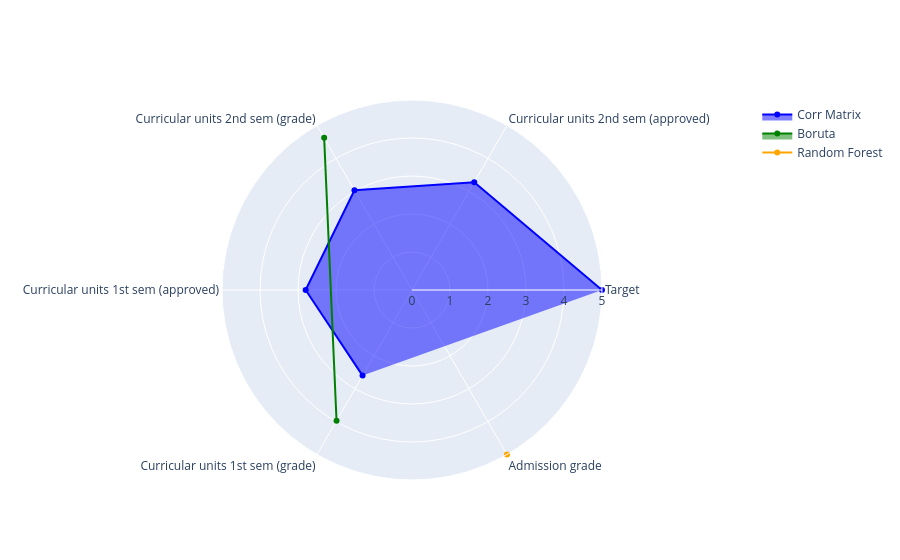

The cell this chart's notebook holds for it:
### Markdown cell above
#### Visual Representation of Feature Selection

### Code cell
corr_perf_dict = correlation_with_target[correlation_with_target > 0.5]
corr_perf_dict = (corr_perf_dict / corr_perf_dict.max()) * 5

fig = go.Figure()
fig.add_trace(go.Scatterpolar(
    r=corr_perf_dict,
    theta=corr_perf_dict.index.tolist(),
    fill='toself',
    name='Corr Matrix',
    line=dict(color='blue')
))

boruta_perf_dict = correlation_with_target[boruta_selected_features]
boruta_perf_dict = (boruta_perf_dict / boruta_perf_dict.max()) * 5
boruta_perf_dict = boruta_perf_dict.reindex(features_in_common).dropna()
fig.add_trace(go.Scatterpolar(
    r=boruta_perf_dict,
    theta=boruta_perf_dict.index.tolist(),
    fill='toself',
    name='Boruta',
    line=dict(color='green')
))

# Reorder the DataFrame based on the order of features in correlation_with_target
ordered_features = [feature for feature in correlation_with_target.index if feature in filtered_df['Feature'].values]
filtered_df = filtered_df.set_index('Feature').loc[ordered_features].reset_index()

fig.add_trace(go.Scatterpolar(
    r=filtered_df['Normalized_Ranking'].to_list(),
    theta=filtered_df['Feature'].to_list(),
    # fill='toself',
    name='Random Forest',
    line=dict(color='orange')
))

fig.update_layout(
  polar=dict(
    radialaxis=dict(
    visible=True,
    range=[0, 5]
    )),
  showlegend=True
)

fig.show()

### Figure 1 — Plotly figure (JSON) as saved in the notebook; plotly's stock layout.template omitted (floating-point values rounded to 4 significant figures)
{"data": [{"fill": "toself", "line": {"color": "blue"}, "name": "Corr Matrix", "r": [5.0, 3.276, 3.029, 2.798, 2.602], "theta": ["Target", "Curricular units 2nd sem (approved)", "Curricular units 2nd sem (grade)", "Curricular units 1st sem (approved)", "Curricular units 1st sem (grade)"], "type": "scatterpolar"}, {"fill": "toself", "line": {"color": "green"}, "name": "Boruta", "r": [4.623, 3.971], "theta": ["Curricular units 2nd sem (grade)", "Curricular units 1st sem (grade)"], "type": "scatterpolar"}, {"line": {"color": "orange"}, "name": "Random Forest", "r": [5], "theta": ["Admission grade"], "type": "scatterpolar"}], "layout": {"polar": {"radialaxis": {"range": [0, 5], "visible": true}}, "showlegend": true}}
